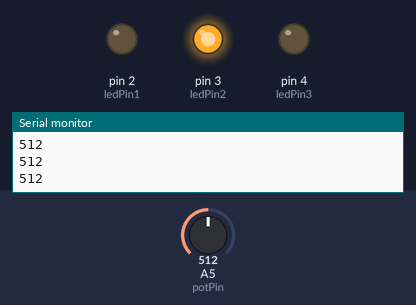
A sketch run on a simulated Arduino Uno, built with avr-gcc and run on an emulated ATmega328P. Parts: output pins drawn as LEDs (lit = HIGH), the last lines printed to the serial monitor. Inputs (shaded band) come from the test bench; at power-on: A5 (potPin) = 512.

Above: at 1.2 s.
1.3 s: A5 (potPin) set to 351
2.8 s: A5 (potPin) set to 326
At 3.3 s:
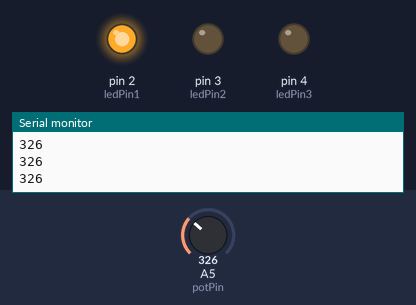
4.3 s: A5 (potPin) set to 692
At 5.5 s:
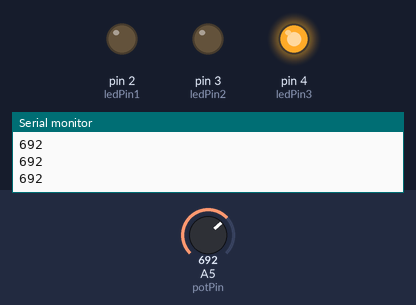
5.8 s: A5 (potPin) set to 667
At 6.7 s:
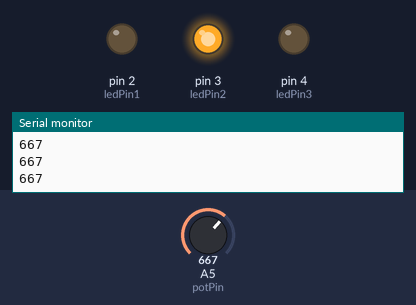
7.3 s: A5 (potPin) set to 716
At 7.8 s:
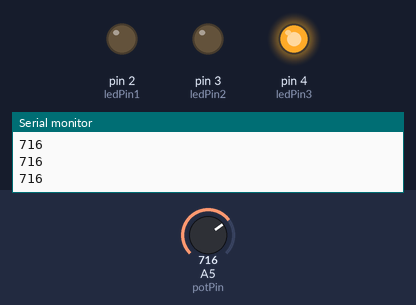
Timing chart, 0 to 9.8 s (numbered marks = the images above; inputs shaded):
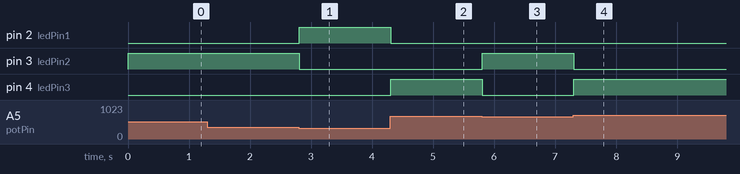

The sketch:

led_potensio.ino
```cpp
int potPin = A5;
int ledPin1 = 2;
int ledPin2 = 3;
int ledPin3 = 4;

void setup() {
  pinMode(potPin, INPUT);
  pinMode(ledPin1, OUTPUT);
  pinMode(ledPin2, OUTPUT);
  pinMode(ledPin3, OUTPUT);
  Serial.begin(9600);
}

void loop() {
 int potMeasure = analogRead(A5);
 Serial.println(potMeasure);
 if (potMeasure < 341)
 {
  digitalWrite(ledPin1, HIGH);
  digitalWrite(ledPin2, LOW);
  digitalWrite(ledPin3, LOW);
  }
 else if (potMeasure < 682)
 {
  digitalWrite(ledPin1, LOW);
  digitalWrite(ledPin2, HIGH);
  digitalWrite(ledPin3, LOW);
  }
 else if (potMeasure < 1024)
 {
  digitalWrite(ledPin1, LOW);
  digitalWrite(ledPin2, LOW);
  digitalWrite(ledPin3, HIGH);
  }

}
```

Measured:
- the behaviour switches between 341 and 340 on A5 (potPin) (found by bisection; images 0 and 1)
- the behaviour switches between 682 and 681 on A5 (potPin) (found by bisection; images 2 and 3)
- after the input at 2.8 s, pin 2 (ledPin1): LOW → HIGH at once; pin 3 (ledPin2): HIGH → LOW at once
- after the input at 4.3 s, pin 2 (ledPin1): HIGH → LOW at once; pin 4 (ledPin3): LOW → HIGH at once
- after the input at 5.8 s, pin 3 (ledPin2): LOW → HIGH at once; pin 4 (ledPin3): HIGH → LOW at once
- after the input at 7.3 s, pin 3 (ledPin2): HIGH → LOW at once; pin 4 (ledPin3): LOW → HIGH at once
